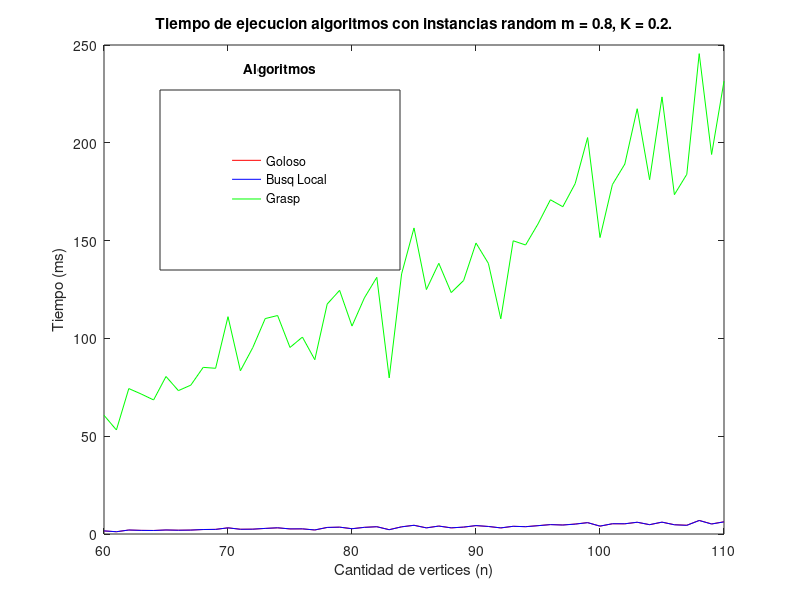
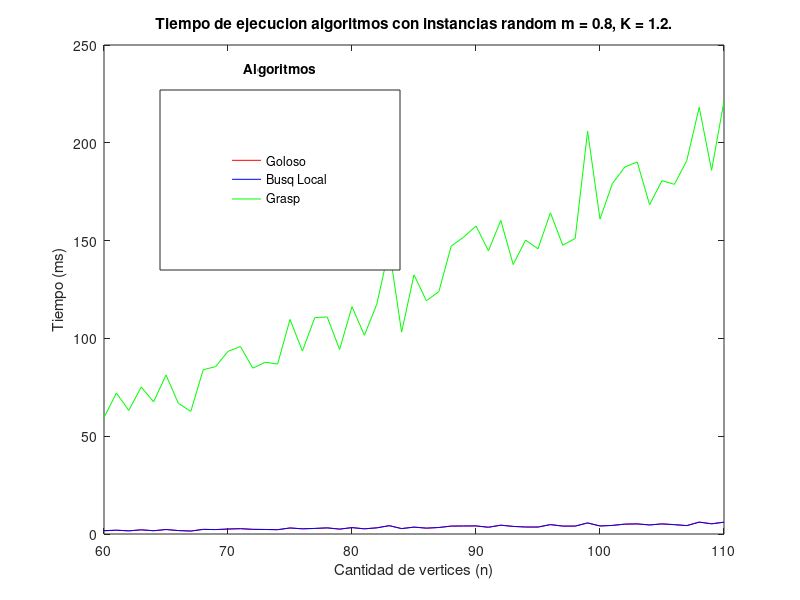
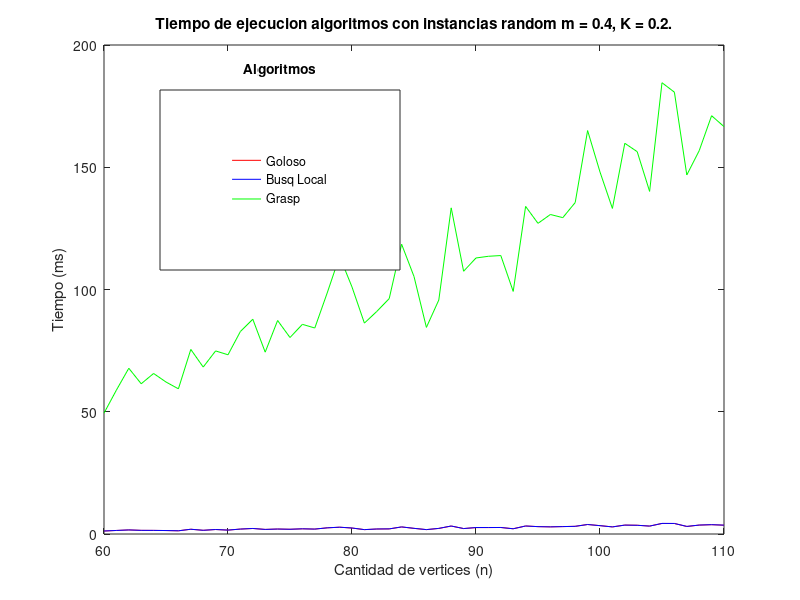
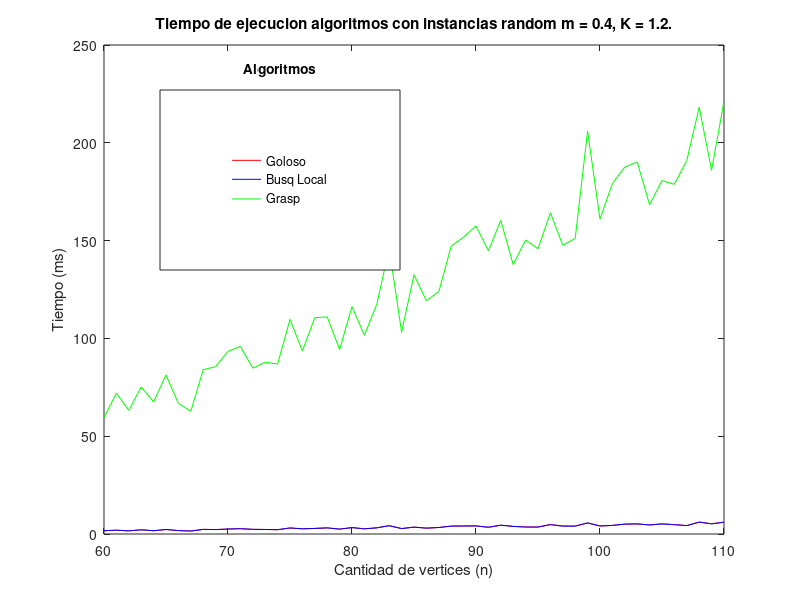

Source code (MATLAB) for these figures, in order:
close all;

datos_tiempo1 = [ 60 1576716 1588730 60698735
61 1155383 1168743 53188335
62 2033602 2039057 74350112
63 1860099 1849169 71573221
64 1804768 1796251 68534332
65 2062350 2055110 80525247
66 1939443 1925735 73305425
67 2011296 2006642 76101408
68 2297626 2286580 85196560
69 2369847 2358474 84718912
70 3156111 3148185 111104421
71 2431084 2415484 83461608
72 2478329 2471351 95327634
73 2845349 2869477 110135695
74 3153131 3177107 111700692
75 2590284 2609000 95367939
76 2619356 2639601 100673187
77 2058261 2074392 89107011
78 3345016 3364397 117559356
79 3491705 3512305 124554263
80 2711467 2695505 106304816
81 3416547 3397835 120723346
82 3735087 3716481 131221711
83 2224156 2196544 79807871
84 3683293 3666541 132972118
85 4469448 4447026 156470885
86 3155563 3124431 124966195
87 4067390 4053467 138395167
88 3132384 3152549 123430263
89 3510222 3542149 129590236
90 4284533 4309340 148763650
91 3837253 3858458 138332235
92 3106509 3127989 110031311
93 3930154 3949741 149907264
94 3761520 3728666 147754406
95 4280499 4245448 158525883
96 4829168 4795036 170881670
97 4623276 4581810 167321652
98 5101686 5056776 179173266
99 5831928 5797086 202672835
100 4019426 4042560 151555774
101 5233568 5255953 178631646
102 5197739 5237330 189113171
103 5995618 6020079 217420826
104 4750913 4786825 181132091
105 6045284 6073962 223470535
106 4759810 4706937 173501031
107 4484489 4435557 183894321
108 6937384 6903859 245586340
109 5162766 5103185 194029338
110 6246504 6205862 231486318];

datos_tiempo2 = [60 1668265 1683742 59569792
61 1948464 1955089 72034736
62 1603498 1618006 63198093
63 2143718 2141087 75159659
64 1673495 1669751 67573540
65 2298678 2296258 81285266
66 1755943 1751106 66784515
67 1513825 1506561 62695751
68 2376940 2362130 83999830
69 2268123 2262634 85572505
70 2543623 2535743 93361808
71 2712084 2731245 95879874
72 2375250 2386209 84780754
73 2304290 2322800 87805671
74 2191640 2207027 86870922
75 3071607 3098091 109689314
76 2646849 2666642 93559059
77 2833348 2861694 110619846
78 3124875 3141278 110968636
79 2513027 2493201 94346572
80 3275822 3265514 116252104
81 2659983 2639250 101609211
82 3164437 3145896 117467254
83 4272267 4253311 146086534
84 2788509 2757981 103200478
85 3537407 3516889 132513168
86 2978819 3005485 119260141
87 3312461 3331503 123892178
88 4027439 4053136 147152920
89 4085154 4107573 151795580
90 4122839 4141355 157479982
91 3433956 3462727 144783395
92 4522017 4504105 160327084
93 3899319 3864483 137741111
94 3599652 3561837 150282199
95 3582440 3538231 145830751
96 4820270 4784576 164214784
97 4065930 4026701 147614631
98 4065750 4020167 151133240
99 5646501 5674828 205964362
100 4090145 4111293 160974820
101 4367381 4409333 179184005
102 5031667 5062567 187581185
103 5142201 5179949 190206639
104 4647980 4617148 168353543
105 5195846 5147037 180672900
106 4807817 4761179 178759769
107 4317115 4270746 190958834
108 6115750 6064340 218159725
109 5239778 5188414 185952678
110 6018740 6063598 221280382];

datos_tiempo3 = [60 1224692 1225437 49423876
61 1444787 1452501 58857126
62 1672087 1661209 67792527
63 1491399 1492887 61449526
64 1473789 1478189 65655573
65 1417316 1416778 62163681
66 1310100 1316481 59379717
67 1944943 1946341 75497244
68 1510958 1517042 68282009
69 1837137 1836994 74877957
70 1596878 1599087 73303203
71 2017138 2018656 82834517
72 2257201 2264314 87838488
73 1875650 1875115 74370120
74 2034046 2035805 87324621
75 1935238 1938191 80366573
76 2118983 2126367 85754503
77 2014281 2008309 84252475
78 2521993 2524972 98599151
79 2771462 2789092 113583628
80 2438708 2454643 101024306
81 1786693 1794811 86252407
82 2038283 2055757 91030934
83 2083120 2100622 96275822
84 2883478 2903621 118531175
85 2302477 2321214 105317534
86 1788567 1803958 84501149
87 2282112 2297296 95704446
88 3253256 3273503 133393035
89 2217261 2233118 107466595
90 2626758 2649221 112897511
91 2633077 2648642 113586188
92 2667441 2664391 113889622
93 2151054 2140779 99217715
94 3282440 3273321 133983880
95 3017118 3011118 127056171
96 2926629 2920523 130678891
97 3037930 3026968 129390712
98 3146070 3135603 135560432
99 3892465 3884212 165004561
100 3419725 3411808 148053062
101 2913154 2899014 133159962
102 3649875 3642025 159800908
103 3583179 3564459 156372563
104 3240841 3230682 140123837
105 4308364 4335557 184577517
106 4294166 4317612 180706527
107 3079168 3103452 146840473
108 3641776 3661371 156784086
109 3807970 3820693 171079791
110 3597441 3625097 166625031];

datos_tiempo4 = [60 1016794 1031144 46186099
61 1332385 1344334 56415973
62 1156273 1159761 50541227
63 1313820 1314307 55080604
64 1426374 1433739 64651136
65 1507176 1511602 64984809
66 1538908 1543674 63215340
67 1749176 1750568 76026036
68 1877846 1882046 83742000
69 1636814 1637441 71691755
70 1454913 1457594 66118333
71 1445672 1445743 63995021
72 1874699 1878810 75994530
73 1946984 1947329 77479635
74 2181465 2187446 86530582
75 1376595 1368666 68190135
76 1880616 1881247 78153616
77 2019669 2017621 82128782
78 2505875 2505130 107451560
79 1785816 1802382 86491231
80 2767613 2786386 111779849
81 2048106 2058577 89195658
82 2386452 2399250 99273930
83 2942620 2962303 122013705
84 3165164 3183934 124688009
85 2737121 2756589 117152955
86 2868551 2890230 122076881
87 3028047 3050213 124764049
88 2622875 2639593 121338994
89 3021109 3040214 124297363
90 3586872 3613002 151993564
91 2663072 2682054 119693369
92 2479036 2476937 113958850
93 3169752 3162267 131256429
94 2649133 2639742 120974901
95 2882441 2876682 121321879
96 3366499 3361710 142276059
97 2647668 2633963 115849062
98 3712215 3702478 147415117
99 3474512 3472792 157057050
100 4289980 4287097 176803810
101 3878277 3871250 161151815
102 2704571 2692394 125600662
103 4591224 4582417 188330426
104 2685908 2669137 131103629
105 3275975 3299702 159243815
106 4992713 5019304 203760996
107 4107912 4132489 178748416
108 4195751 4223795 184313778
109 4523533 4546974 177365257
110 3402780 3424473 153471073];

datos_tiempo1(:,2:4) = datos_tiempo1(:,2:4) ./ 1E6 
datos_tiempo2(:,2:4) = datos_tiempo2(:,2:4) ./ 1E6
datos_tiempo3(:,2:4) = datos_tiempo3(:,2:4) ./ 1E6
datos_tiempo4(:,2:4) = datos_tiempo4(:,2:4) ./ 1E6

close all
 figure;
  plot(datos_tiempo1(:,1), datos_tiempo1(:,2), 'r');
  hold on;
  plot(datos_tiempo1(:,1), datos_tiempo1(:,3), 'b');
  plot(datos_tiempo1(:,1), datos_tiempo1(:,4), 'g');
  title('Tiempo de ejecucion algoritmos con instancias random m = 0.8, K = 0.2.');
  xlabel('Cantidad de vertices (n)');
  ylabel('Tiempo (ms)');
  hleg = legend({'Goloso', 'Busq Local','Grasp'});
  set(hleg, 'Position', [0.2 0.55 0.3 0.3]);
  set(get(hleg,'Title'),'String','Algoritmos');
  saveas(gca, ['../graficos/todos_tiempo_randm8K2.eps'],'epsc');
  
  figure;
  plot(datos_tiempo2(:,1), datos_tiempo2(:,2), 'r');
  hold on;
  plot(datos_tiempo2(:,1), datos_tiempo2(:,3), 'b');
  plot(datos_tiempo2(:,1), datos_tiempo2(:,4), 'g');
  title('Tiempo de ejecucion algoritmos con instancias random m = 0.8, K = 1.2.');
  xlabel('Cantidad de vertices (n)');
  ylabel('Tiempo (ms)');
  hleg = legend({'Goloso', 'Busq Local','Grasp'});
  set(hleg, 'Position', [0.2 0.55 0.3 0.3]);
  set(get(hleg,'Title'),'String','Algoritmos');
  saveas(gca, ['../graficos/todos_tiempo_randm8K12.eps'],'epsc');
  
  figure;
  plot(datos_tiempo3(:,1), datos_tiempo3(:,2), 'r');
  hold on;
  plot(datos_tiempo3(:,1), datos_tiempo3(:,3), 'b');
  plot(datos_tiempo3(:,1), datos_tiempo3(:,4), 'g');
  title('Tiempo de ejecucion algoritmos con instancias random m = 0.4, K = 0.2.');
  xlabel('Cantidad de vertices (n)');
  ylabel('Tiempo (ms)');
  hleg = legend({'Goloso', 'Busq Local','Grasp'});
  set(hleg, 'Position', [0.2 0.55 0.3 0.3]);
  set(get(hleg,'Title'),'String','Algoritmos');
  saveas(gca, ['../graficos/todos_tiempo_randm4K2.eps'],'epsc');
  
  figure;
  plot(datos_tiempo2(:,1), datos_tiempo2(:,2), 'r');
  hold on;
  plot(datos_tiempo2(:,1), datos_tiempo2(:,3), 'b');
  plot(datos_tiempo2(:,1), datos_tiempo2(:,4), 'g');
  title('Tiempo de ejecucion algoritmos con instancias random m = 0.4, K = 1.2.');
  xlabel('Cantidad de vertices (n)');
  ylabel('Tiempo (ms)');
  hleg = legend({'Goloso', 'Busq Local','Grasp'});
  set(hleg, 'Position', [0.2 0.55 0.3 0.3]);
  set(get(hleg,'Title'),'String','Algoritmos');
  saveas(gca, ['../graficos/todos_tiempo_randm4K12.eps'],'epsc');
  
 
 close all
  figure
  plot(datos_tiempo1(:,1), datos_tiempo1(:,2), 'r');
  hold on;
  plot(datos_tiempo1(:,1), datos_tiempo1(:,3), 'b');
  title('Tiempo de ejecucion algoritmos con instancias random m = 0.8, K = 0.2.');
  xlabel('Cantidad de vertices (n)');
  ylabel('Tiempo (ms)');
  hleg = legend({'Goloso', 'Busq Local'});
  set(hleg, 'Position', [0.2 0.55 0.3 0.3]);
  set(get(hleg,'Title'),'String','Algoritmos');
  saveas(gca, ['../graficos/todos_tiempo_randm8K2SinG.eps'],'epsc');
  
   figure;
  plot(datos_tiempo2(:,1), datos_tiempo2(:,2), 'r');
  hold on;
  plot(datos_tiempo2(:,1), datos_tiempo2(:,3), 'b');
  title('Tiempo de ejecucion algoritmos con instancias random m = 0.8, K = 1.2.');
  xlabel('Cantidad de vertices (n)');
  ylabel('Tiempo (ms)');
  hleg = legend({'Goloso', 'Busq Local'});
  set(hleg, 'Position', [0.2 0.55 0.3 0.3]);
  set(get(hleg,'Title'),'String','Algoritmos');
  saveas(gca, ['../graficos/todos_tiempo_randm8K12SinG.eps'],'epsc');
  
  figure;
  plot(datos_tiempo3(:,1), datos_tiempo3(:,2), 'r');
  hold on;
  plot(datos_tiempo3(:,1), datos_tiempo3(:,3), 'b');
  title('Tiempo de ejecucion algoritmos con instancias random m = 0.4, K = 0.2.');
  xlabel('Cantidad de vertices (n)');
  ylabel('Tiempo (ms)');
  hleg = legend({'Goloso', 'Busq Local'});
  set(hleg, 'Position', [0.2 0.55 0.3 0.3]);
  set(get(hleg,'Title'),'String','Algoritmos');
  saveas(gca, ['../graficos/todos_tiempo_randm4K2SinG.eps'],'epsc');
  
  figure;
  plot(datos_tiempo2(:,1), datos_tiempo2(:,2), 'r');
  hold on;
  plot(datos_tiempo2(:,1), datos_tiempo2(:,3), 'b');
  title('Tiempo de ejecucion algoritmos con instancias random m = 0.4, K = 1.2.');
  xlabel('Cantidad de vertices (n)');
  ylabel('Tiempo (ms)');
  hleg = legend({'Goloso', 'Busq Local'});
  set(hleg, 'Position', [0.2 0.55 0.3 0.3]);
  set(get(hleg,'Title'),'String','Algoritmos');
  saveas(gca, ['../graficos/todos_tiempo_randm4K12SinG.eps'],'epsc');
